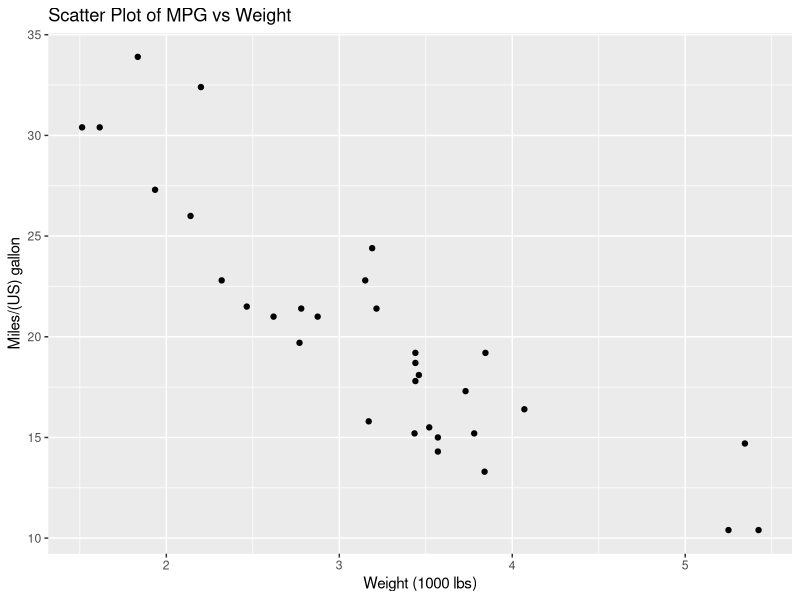
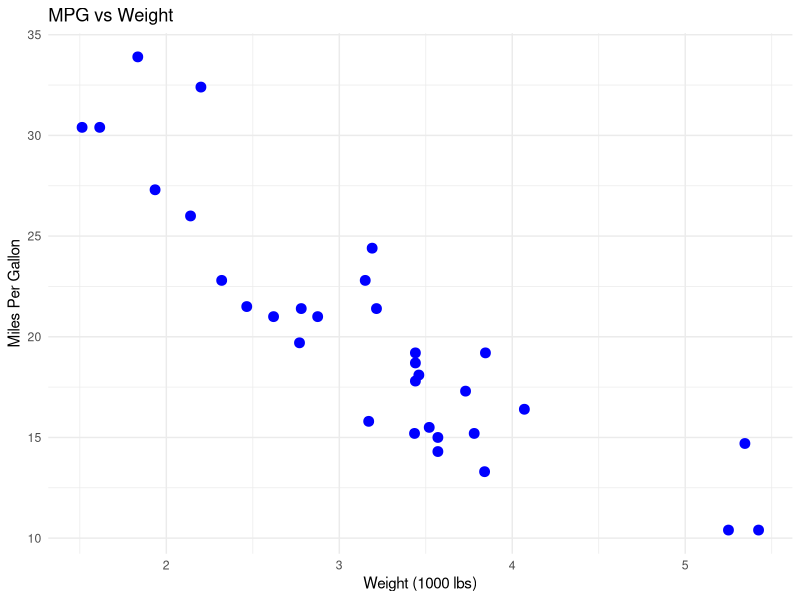
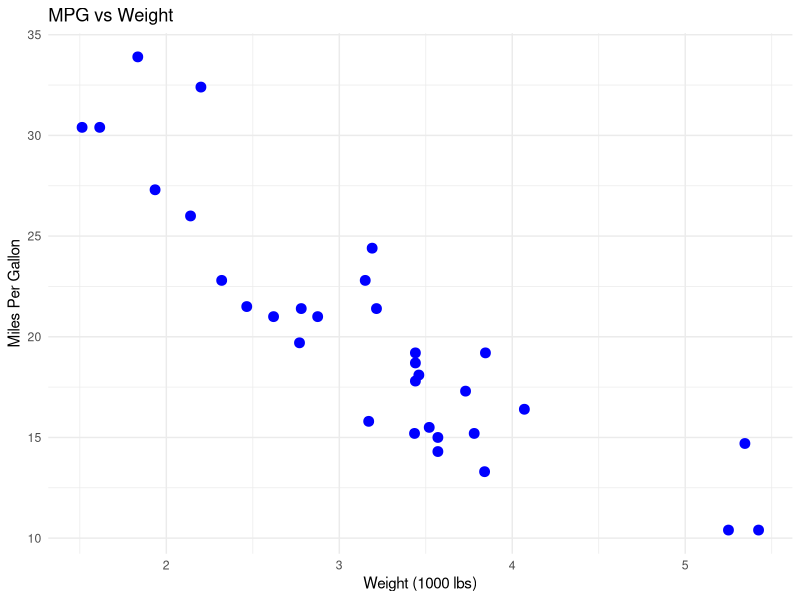

These figures' R source, in order: (Note: this script raises an error after producing the figures.)
## ---- chunk 1
library(ggplot2)
## ---- chunk 2
# update.packages()
## ---- chunk 3
# Example using ggplot2
library(ggplot2)
ggplot(mtcars, aes(x = wt, y = mpg)) +
  geom_point() +
  labs(title = "Scatter Plot of MPG vs Weight",
       x = "Weight (1000 lbs)",
       y = "Miles/(US) gallon")
## ---- chunk 4
# Load necessary libraries
library(ggplot2)

# Display the first few rows of the dataset
head(mtcars)
## ---- chunk 5
# Calculate the mean miles per gallon
mean_mpg <- mean(mtcars$mpg)
mean_mpg
## ---- chunk 6
# Load dataset
data <- mtcars
## ---- chunk 7
# Summary statistics of the dataset
summary(data)
## ---- chunk 8
# Scatter plot of MPG vs Weight
ggplot(data, aes(x = wt, y = mpg)) +
  geom_point(color = "blue", size = 3) +
  labs(title = "MPG vs Weight",
       x = "Weight (1000 lbs)",
       y = "Miles Per Gallon") +
  theme_minimal()
## ---- chunk 9
# Load the mtcars dataset
data <- mtcars
head(data)
## ---- chunk 10
# Summary statistics of the dataset
summary(data)
## ---- chunk 11
# Scatter plot of MPG vs Weight
ggplot(data, aes(x = wt, y = mpg)) +
  geom_point(color = "blue", size = 3) +
  labs(title = "MPG vs Weight",
       x = "Weight (1000 lbs)",
       y = "Miles Per Gallon") +
  theme_minimal()
## ---- chunk 12
?mean
## ---- chunk 13
help(mean)
## ---- chunk 14
help.search("regression")
## ---- chunk 15
browseVignettes(package = "ggplot2")
